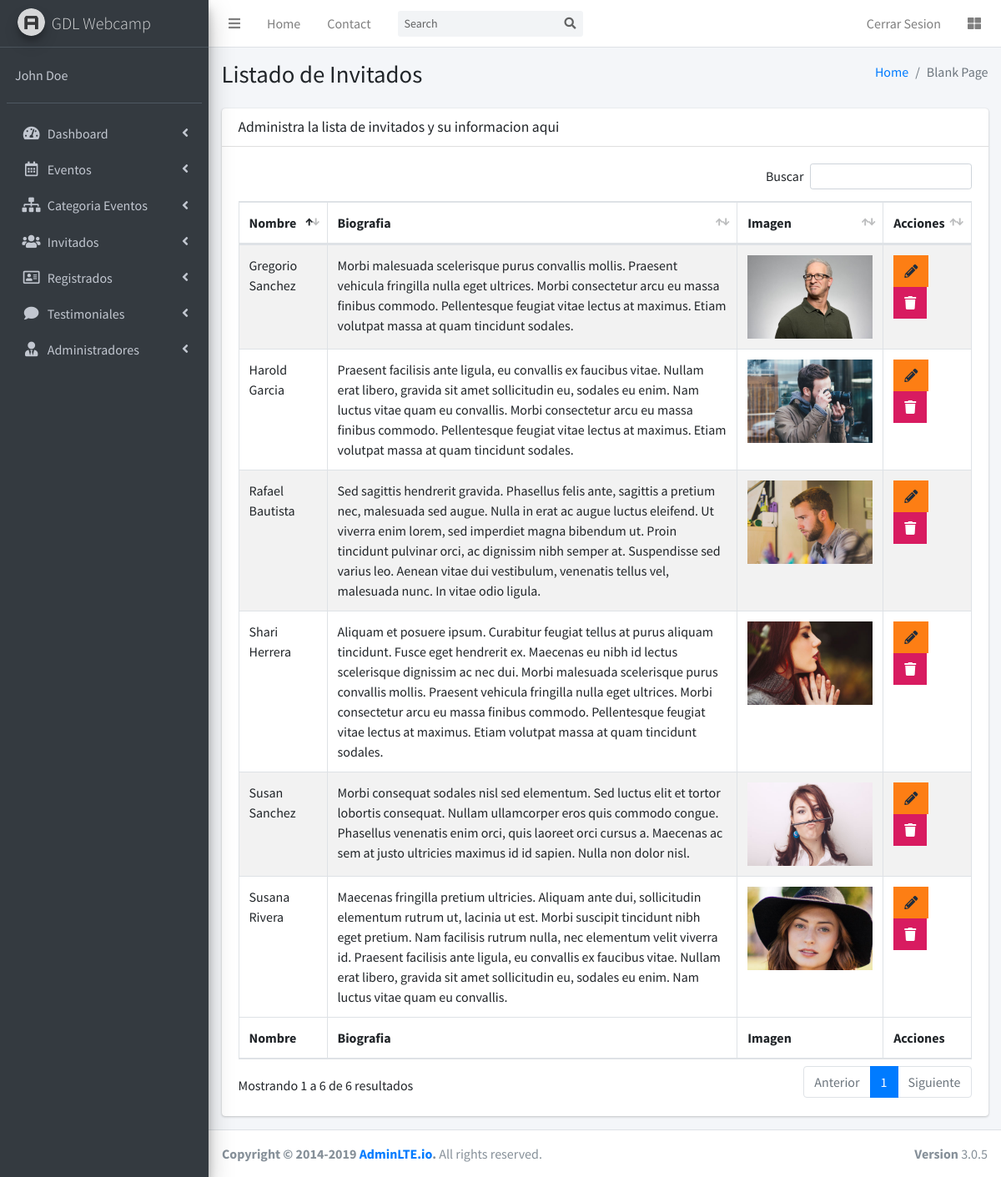
The app's page /admin/lista-invitados.php (signed in) with its own data.
### tables this page shows
CREATE TABLE `invitados` (
  `invitado_id` tinyint(4) NOT NULL,
  `nombre_invitado` varchar(30) NOT NULL,
  `apellido_invitado` varchar(30) NOT NULL,
  `descripcion` text NOT NULL,
  `url_imagen` varchar(50) NOT NULL
);

### admin/lista-invitados.php (the view, shortened to what this page needs)
<?php include_once 'funciones/funciones.php' ?>
<?php include_once 'templates/header.php' ?>
<?php include_once 'templates/barra.php' ?>
<?php include_once 'templates/navegacion.php' ?>
<div class="content-wrapper">
  <section class="content-header">
    <div class="container-fluid">
      <div class="row mb-2">
        <div class="col-sm-6">
          <h1>Listado de Invitados</h1>
        </div>
        <div class="col-sm-6">
          <ol class="breadcrumb float-sm-right">
            <li class="breadcrumb-item"><a href="#">Home</a></li>
            <li class="breadcrumb-item active">Blank Page</li>
          </ol>
        </div>
      </div>
    </div>
  </section>
  <section class="content">
    <div class="container-fluid">
      <div class="row">
        <div class="col-12">
          <div class="card">
            <div class="card-header">
              <h3 class="card-title">Administra la lista de invitados y su informacion aqui</h3>
            </div>
            <div class="card-body">
              <table id="registros" class="table table-bordered table-striped">
                <thead>
                  <tr>
                    <th>Nombre</th>
                    <th>Biografia</th>
                    <th>Imagen</th>
                    <th>Acciones</th>
                  </tr>
                </thead>
                <tbody>
                  <?php
                      try{
                        $sql = "SELECT * FROM invitados";
                        $resultado = $con->query($sql);
                      }catch (Exception $e) {
                        $error = $e->getMessage();
                        echo $error;
                      }
                      while($invitado = $resultado->fetch_assoc()): ?>
                  <tr>
                    <td><?= $invitado['nombre_invitado'] . " " . $invitado['apellido_invitado']  ?></td>
                    <td><?= $invitado['descripcion'] ?></td>
                    <td><img src="../img/invitados/<?= $invitado['url_imagen'] ?>" width="150px"></img></td>
                    <td>
                      <a href="editar-invitado.php?id=<?= $invitado['invitado_id'] ?>"
                        class="btn bg-orange btn-flat margin">
                        <i class="fas fa-pencil-alt"></i>
                      </a>
                      <a href="#" data-id="<?= $invitado['invitado_id'] ?>" data-tipo="invitado"
                        class="btn bg-maroon btn-flat margin borrar_registro">
                        <i class="fa fa-trash"></i>
                      </a>
                    </td>
                  </tr>
                  <?php endwhile; ?>
                </tbody>
                <tfoot>
                  <tr>
                    <th>Nombre</th>
                    <th>Biografia</th>
                    <th>Imagen</th>
                    <th>Acciones</th>
                  </tr>
                </tfoot>
              </table>
            </div>
          </div>
        </div>
      </div>
    </div>
  </section>
</div>
<?php include_once 'templates/footer.php' ?>

### admin/css/admin.css (style rules this page uses)
.borrar_registro i { pointer-events: none; }

### records on screen
invitados: nombre_invitado "Rafael", apellido_invitado "Bautista", descripcion "Sed sagittis hendrerit gravida. Phasellus felis ante, sagittis a pretium nec, malesuada sed augue. Nulla in erat ac augue luctus eleifend. Ut viverra enim lorem, sed imperdiet magna bibendum ut. Proin tincidunt pulvinar orci, ac dignissim nibh semper at. Suspendisse sed varius leo. Aenean vitae dui vestibulum, venenatis tellus vel, malesuada nunc. In vitae odio ligula.", url_imagen (picture)
invitados: nombre_invitado "Shari", apellido_invitado "Herrera", descripcion "Aliquam et posuere ipsum. Curabitur feugiat tellus at purus aliquam tincidunt. Fusce eget hendrerit ex. Maecenas eu nibh id lectus scelerisque dignissim ac nec dui. Morbi malesuada scelerisque purus convallis mollis. Praesent vehicula fringilla nulla eget ultrices. Morbi consectetur arcu eu massa finibus commodo. Pellentesque feugiat vitae lectus at maximus. Etiam volutpat massa at quam tincidunt sodales.", url_imagen (picture)
invitados: nombre_invitado "Gregorio", apellido_invitado "Sanchez", descripcion "Morbi malesuada scelerisque purus convallis mollis. Praesent vehicula fringilla nulla eget ultrices. Morbi consectetur arcu eu massa finibus commodo. Pellentesque feugiat vitae lectus at maximus. Etiam volutpat massa at quam tincidunt sodales.", url_imagen (picture)
invitados: nombre_invitado "Susana", apellido_invitado "Rivera", descripcion "Maecenas fringilla pretium ultricies. Aliquam ante dui, sollicitudin elementum rutrum ut, lacinia ut est. Morbi suscipit tincidunt nibh eget pretium. Nam facilisis rutrum nulla, nec elementum velit viverra id. Praesent facilisis ante ligula, eu convallis ex faucibus vitae. Nullam erat libero, gravida sit amet sollicitudin eu, sodales eu enim. Nam luctus vitae quam eu convallis.", url_imagen (picture)
invitados: nombre_invitado "Harold", apellido_invitado "Garcia", descripcion "Praesent facilisis ante ligula, eu convallis ex faucibus vitae. Nullam erat libero, gravida sit amet sollicitudin eu, sodales eu enim. Nam luctus vitae quam eu convallis. Morbi consectetur arcu eu massa finibus commodo. Pellentesque feugiat vitae lectus at maximus. Etiam volutpat massa at quam tincidunt sodales.", url_imagen (picture)
invitados: nombre_invitado "Susan", apellido_invitado "Sanchez", descripcion "Morbi consequat sodales nisl sed elementum. Sed luctus elit et tortor lobortis consequat. Nullam ullamcorper eros quis commodo congue. Phasellus venenatis enim orci, quis laoreet orci cursus a. Maecenas ac sem at justo ultricies maximus id id sapien. Nulla non dolor nisl.", url_imagen (picture)

### other values on screen
$nombre "John Doe"
